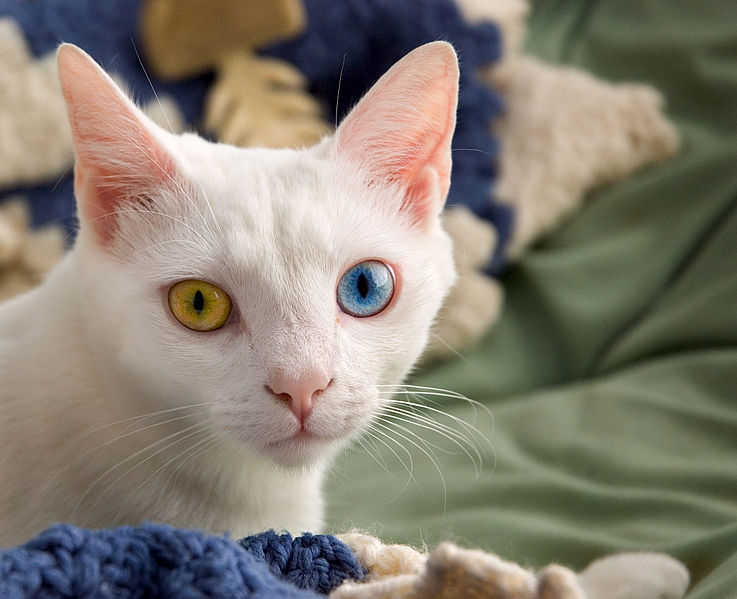
#> input picture cat.jpg, 737 x 599 px
$ python t.py
#> lines starting #> are read from the running program, lines starting #| are printed output that depends on the picture
import numpy as np
from PIL import Image
import matplotlib.pyplot as plt
from numpy import asarray


rgb_weights = [0.2989, 0.5870, 0.1140]


img = Image.open('cat.jpg').convert('L')
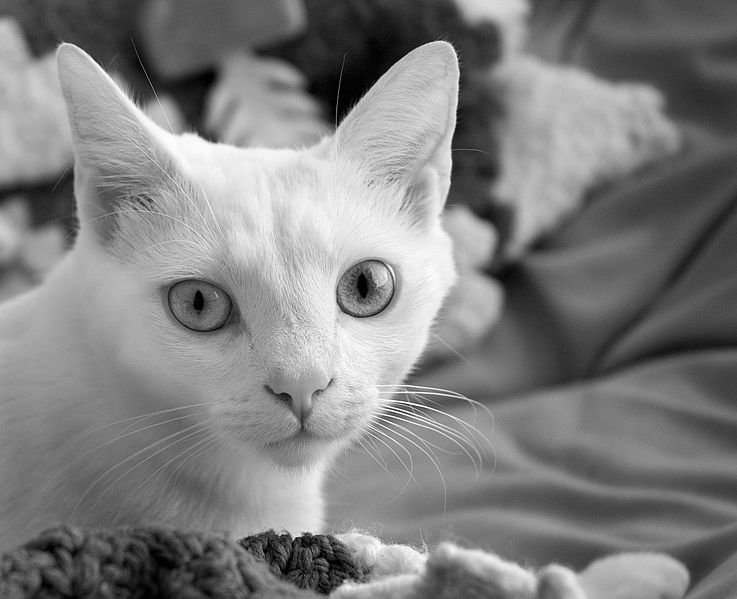
#> img: PIL image 737x599 L; min 0, max 255, mean 127.4

img = img.resize((28, 28))
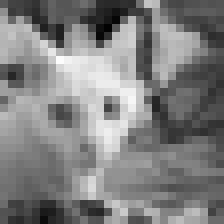
#> img: PIL image 28x28 L (shown 8 times larger); min 2, max 252, mean 127.4


b = asarray(img)
print(b.shape)
#| (28, 28)
